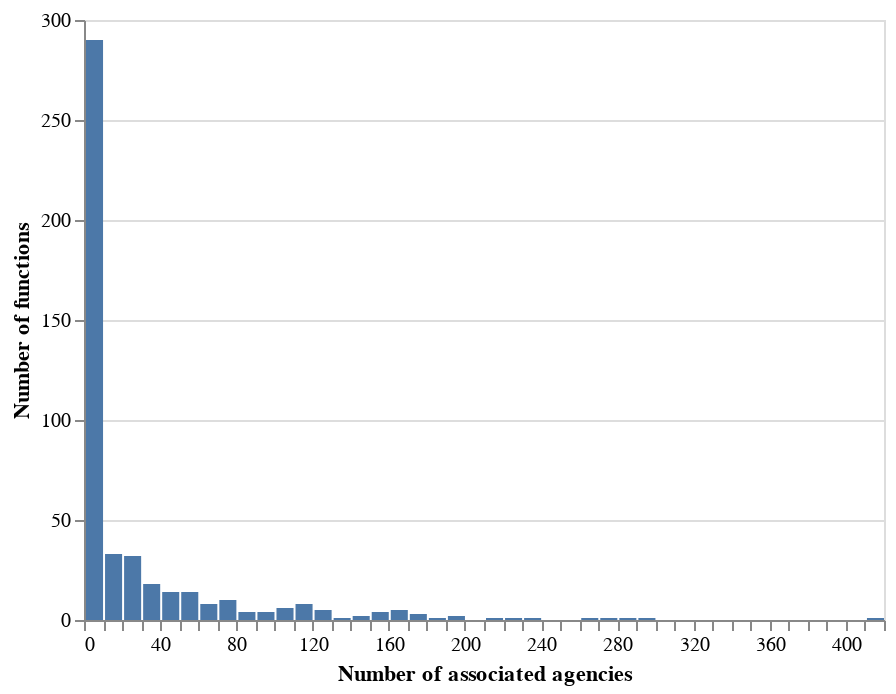

This figure's notebook cell:
### Markdown cell above
## Show how agencies are distributed across functions

### Code cell
# Bin the agencies to make it wasier to read
alt.Chart(df).mark_bar().encode(
    x=alt.X("total:Q", bin=alt.Bin(step=10), title="Number of associated agencies"),
    y=alt.Y("count()", title="Number of functions"),
    tooltip=[
        alt.Tooltip("total:Q", bin=alt.Bin(step=10), title="Agencies"),
        alt.Tooltip("count()", title="Functions"),
    ],
)

### Figure 1 — Vega-Lite specification as saved in the notebook (floating-point values rounded to 4 significant figures; data arrays with more than 128 entries replaced by an {"elided": "..."} marker saying what was removed)
{"config": {"view": {"continuousWidth": 400, "continuousHeight": 300}}, "data": {"name": "data-c44e273688e66554f968f2e9a492cf06"}, "mark": "bar", "encoding": {"tooltip": [{"bin": {"step": 10}, "field": "total", "title": "Agencies", "type": "quantitative"}, {"aggregate": "count", "title": "Functions", "type": "quantitative"}], "x": {"bin": {"step": 10}, "field": "total", "title": "Number of associated agencies", "type": "quantitative"}, "y": {"aggregate": "count", "title": "Number of functions", "type": "quantitative"}}, "$schema": "https://vega.github.io/schema/vega-lite/v4.17.0.json", "datasets": {"data-c44e273688e66554f968f2e9a492cf06": {"elided": "472 records"}}}
